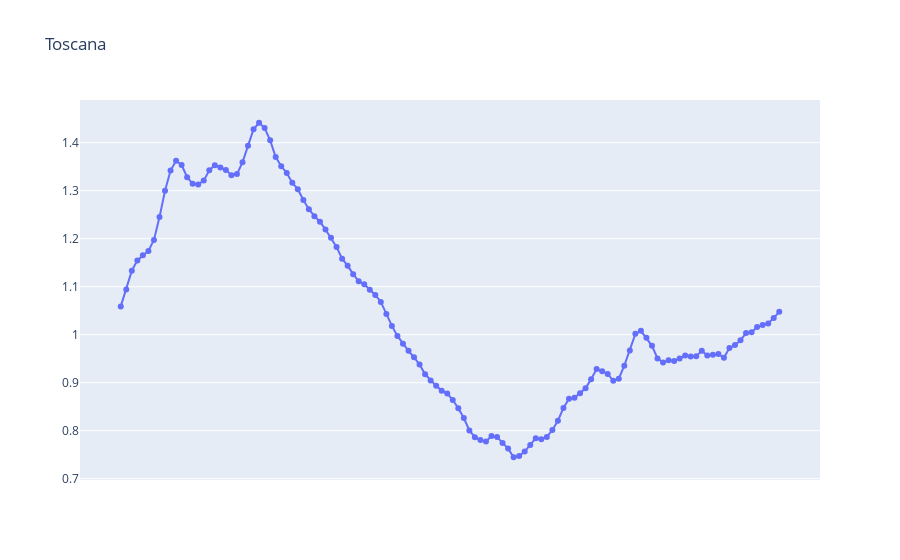
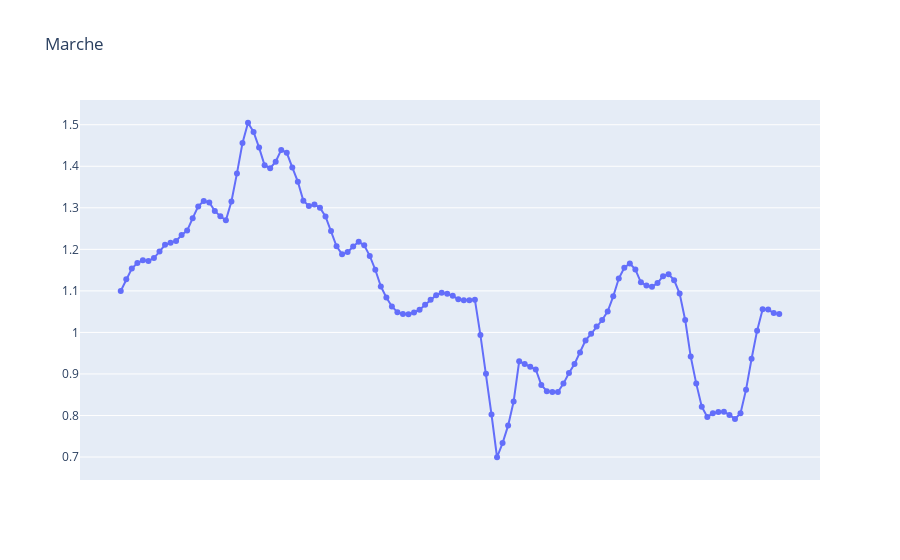
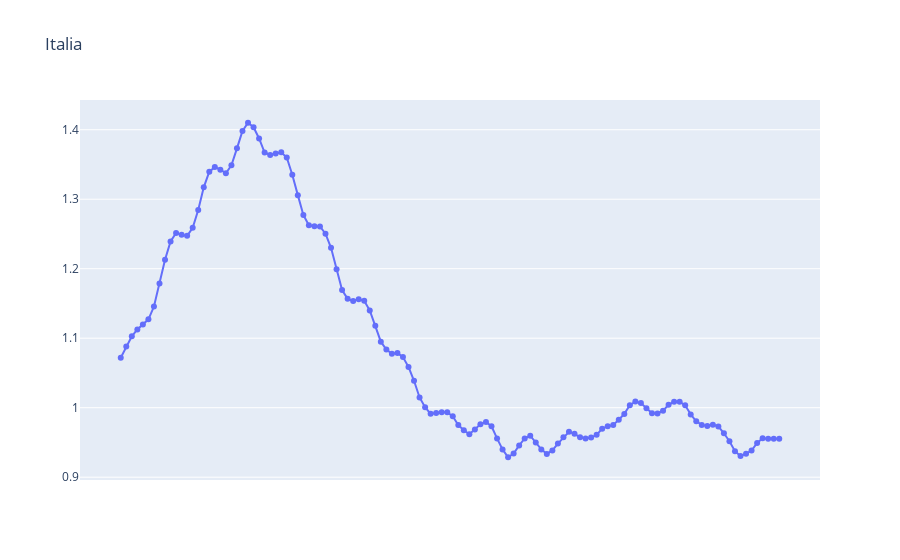

Source (notebook cell) for these figures, in order:
### Markdown cell above
### Plot regioni specifiche

### Code cell
regioni_selected=['Toscana','Marche','Italia']


label_giorni=np.array([g[0:10] for g in giorni])

for regione in regioni_selected:
    trace = go.Scatter(
        x=label_giorni,
        y = rt[regione],
        mode = 'lines+markers')
    fig=go.Figure(data=trace)
    
    fig.update_layout(
        title=regione,
        xaxis = dict(
            tickmode = 'array',
            tickangle=270,
            tickvals = list(range(0,numero_giorni,7)),
            ticktext = label_giorni[list(range(start_day,end_day,7))]))
  
    fig.show()
    
    
    
'''    
    fig,ax=plt.subplots(1,figsize=(16,5))
    ax.plot(rt[regione],marker='o')
    #ax.plot(moving_function_rev1(rt,np.mean,6,6),color='red',linestyle='--',linewidth=3)
    ax.set_title('Stima Rt per %s dal %s al %s - Odierno %.2f'%(regione,giorni[start_day][0:10],giorni[end_day][0:10],rt[regione][-1]))
    ax.set_xticks(list(range(0,numero_giorni,7)))
    ax.set_xticklabels(giorni[list(range(start_day,end_day,7))],rotation=90)
    ax.set_ylabel('Rt')
    ax.grid()
'''

### Figure 1 — Plotly figure (JSON) as saved in the notebook; plotly's stock layout.template omitted (floating-point values rounded to 4 significant figures; data arrays with more than 128 entries replaced by an {"elided": "..."} marker saying what was removed)
{"data": [{"mode": "lines+markers", "type": "scatter", "x": {"elided": "344 str values"}, "y": [1.059, 1.094, 1.133, 1.155, 1.165, 1.175, 1.198, 1.245, 1.3, 1.342, 1.362, 1.354, 1.328, 1.314, 1.313, 1.321, 1.342, 1.353, 1.348, 1.343, 1.332, 1.335, 1.359, 1.394, 1.428, 1.442, 1.43, 1.405, 1.37, 1.351, 1.337, 1.316, 1.303, 1.281, 1.262, 1.247, 1.235, 1.219, 1.202, 1.183, 1.158, 1.144, 1.126, 1.111, 1.105, 1.094, 1.083, 1.068, 1.043, 1.018, 0.9974, 0.9811, 0.9664, 0.953, 0.9377, 0.9175, 0.9044, 0.8935, 0.8835, 0.8777, 0.8639, 0.8467, 0.8265, 0.8006, 0.7866, 0.7804, 0.7775, 0.789, 0.7866, 0.7744, 0.7629, 0.7447, 0.7473, 0.7565, 0.7702, 0.7844, 0.7824, 0.787, 0.8015, 0.8209, 0.8474, 0.8667, 0.8685, 0.878, 0.8883, 0.9074, 0.9285, 0.924, 0.9182, 0.9043, 0.9083, 0.9356, 0.9669, 1.002, 1.008, 0.9934, 0.9767, 0.9507, 0.942, 0.9469, 0.9454, 0.9505, 0.9566, 0.9543, 0.9553, 0.9666, 0.9567, 0.958, 0.9598, 0.9518, 0.9721, 0.9783, 0.9885, 1.003, 1.005, 1.016, 1.02, 1.024, 1.035, 1.048]}], "layout": {"autosize": true, "title": {"text": "Toscana"}, "xaxis": {"autorange": true, "range": ["2020-02-16 19:41:00.2891", "2020-06-29 04:18:59.7109"], "tickangle": -90, "tickmode": "array", "ticktext": ["2020-10-04", "2020-10-11", "2020-10-18", "2020-10-25", "2020-11-01", "2020-11-08", "2020-11-15", "2020-11-22", "2020-11-29", "2020-12-06", "2020-12-13", "2020-12-20", "2020-12-27", "2021-01-03", "2021-01-10", "2021-01-17", "2021-01-24", "2021-01-31"], "tickvals": [0, 7, 14, 21, 28, 35, 42, 49, 56, 63, 70, 77, 84, 91, 98, 105, 112, 119], "type": "date"}, "yaxis": {"autorange": true, "range": [0.6937, 1.493], "type": "linear"}}}

### Figure 2 — Plotly figure (JSON) as saved in the notebook; plotly's stock layout.template omitted (floating-point values rounded to 4 significant figures; data arrays with more than 128 entries replaced by an {"elided": "..."} marker saying what was removed)
{"data": [{"mode": "lines+markers", "type": "scatter", "x": {"elided": "344 str values"}, "y": [1.1, 1.128, 1.154, 1.167, 1.174, 1.172, 1.179, 1.195, 1.211, 1.216, 1.22, 1.235, 1.245, 1.275, 1.303, 1.316, 1.313, 1.292, 1.279, 1.27, 1.315, 1.383, 1.456, 1.505, 1.483, 1.445, 1.403, 1.395, 1.411, 1.439, 1.432, 1.397, 1.363, 1.317, 1.305, 1.308, 1.3, 1.279, 1.244, 1.207, 1.188, 1.193, 1.207, 1.219, 1.21, 1.184, 1.151, 1.111, 1.084, 1.063, 1.049, 1.045, 1.044, 1.048, 1.055, 1.067, 1.079, 1.09, 1.096, 1.093, 1.088, 1.08, 1.077, 1.078, 1.078, 0.9936, 0.9007, 0.8024, 0.6995, 0.7335, 0.7756, 0.8338, 0.9305, 0.924, 0.9174, 0.9107, 0.8737, 0.8586, 0.8564, 0.8567, 0.8768, 0.9023, 0.9239, 0.9517, 0.9808, 0.9967, 1.014, 1.03, 1.051, 1.087, 1.13, 1.156, 1.166, 1.151, 1.121, 1.113, 1.11, 1.119, 1.135, 1.14, 1.126, 1.094, 1.03, 0.9419, 0.8767, 0.8212, 0.7963, 0.8053, 0.8086, 0.8092, 0.8014, 0.7917, 0.8055, 0.8622, 0.9367, 1.004, 1.055, 1.055, 1.047, 1.044]}], "layout": {"autosize": true, "title": {"text": "Marche"}, "xaxis": {"autorange": true, "range": ["2020-02-16 19:41:00.2891", "2020-06-29 04:18:59.7109"], "tickangle": -90, "tickmode": "array", "ticktext": ["2020-10-04", "2020-10-11", "2020-10-18", "2020-10-25", "2020-11-01", "2020-11-08", "2020-11-15", "2020-11-22", "2020-11-29", "2020-12-06", "2020-12-13", "2020-12-20", "2020-12-27", "2021-01-03", "2021-01-10", "2021-01-17", "2021-01-24", "2021-01-31"], "tickvals": [0, 7, 14, 21, 28, 35, 42, 49, 56, 63, 70, 77, 84, 91, 98, 105, 112, 119], "type": "date"}, "yaxis": {"autorange": true, "range": [0.6405, 1.564], "type": "linear"}}}

### Figure 3 — Plotly figure (JSON) as saved in the notebook; plotly's stock layout.template omitted (floating-point values rounded to 4 significant figures; data arrays with more than 128 entries replaced by an {"elided": "..."} marker saying what was removed)
{"data": [{"mode": "lines+markers", "type": "scatter", "x": {"elided": "344 str values"}, "y": [1.072, 1.088, 1.103, 1.113, 1.12, 1.127, 1.146, 1.179, 1.213, 1.239, 1.252, 1.249, 1.247, 1.259, 1.284, 1.317, 1.34, 1.346, 1.342, 1.337, 1.349, 1.373, 1.398, 1.41, 1.404, 1.387, 1.367, 1.364, 1.366, 1.368, 1.36, 1.335, 1.306, 1.277, 1.262, 1.261, 1.261, 1.25, 1.23, 1.199, 1.169, 1.157, 1.154, 1.156, 1.154, 1.14, 1.118, 1.095, 1.084, 1.078, 1.079, 1.073, 1.059, 1.039, 1.015, 1.001, 0.9912, 0.9925, 0.9933, 0.9936, 0.9876, 0.975, 0.9676, 0.9618, 0.9686, 0.9762, 0.9794, 0.9733, 0.9558, 0.94, 0.9287, 0.9341, 0.9457, 0.9557, 0.9597, 0.9499, 0.94, 0.9335, 0.9385, 0.9484, 0.9574, 0.9652, 0.9625, 0.9573, 0.9557, 0.957, 0.961, 0.9699, 0.9732, 0.9752, 0.9827, 0.9911, 1.003, 1.009, 1.007, 0.9993, 0.9919, 0.9917, 0.9957, 1.004, 1.009, 1.009, 1.003, 0.9904, 0.9805, 0.9753, 0.9737, 0.9754, 0.9731, 0.9632, 0.9517, 0.9375, 0.9304, 0.9339, 0.9383, 0.9492, 0.956, 0.9553, 0.9553, 0.9552]}], "layout": {"autosize": true, "title": {"text": "Italia"}, "xaxis": {"autorange": true, "range": ["2020-02-16 19:41:00.2891", "2020-06-29 04:18:59.7109"], "tickangle": -90, "tickmode": "array", "ticktext": ["2020-10-04", "2020-10-11", "2020-10-18", "2020-10-25", "2020-11-01", "2020-11-08", "2020-11-15", "2020-11-22", "2020-11-29", "2020-12-06", "2020-12-13", "2020-12-20", "2020-12-27", "2021-01-03", "2021-01-10", "2021-01-17", "2021-01-24", "2021-01-31"], "tickvals": [0, 7, 14, 21, 28, 35, 42, 49, 56, 63, 70, 77, 84, 91, 98, 105, 112, 119], "type": "date"}, "yaxis": {"autorange": true, "range": [0.8934, 1.445], "type": "linear"}}}
